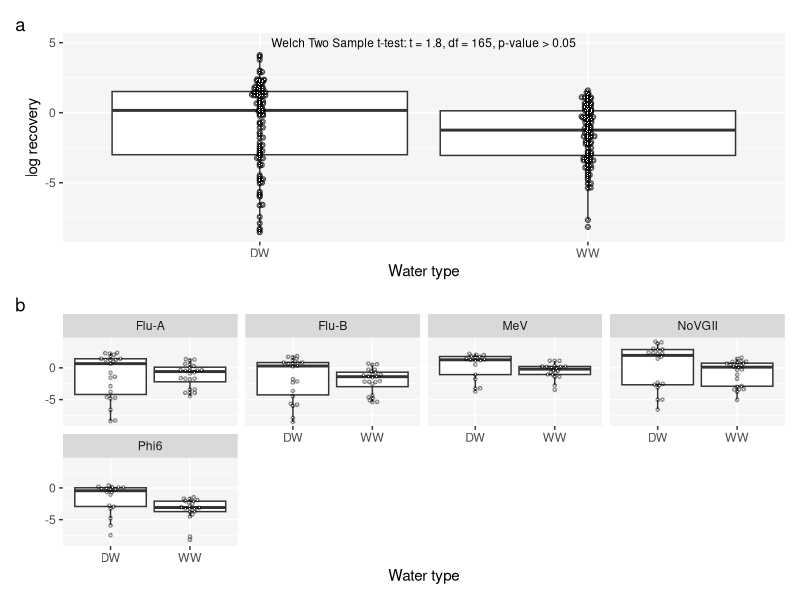
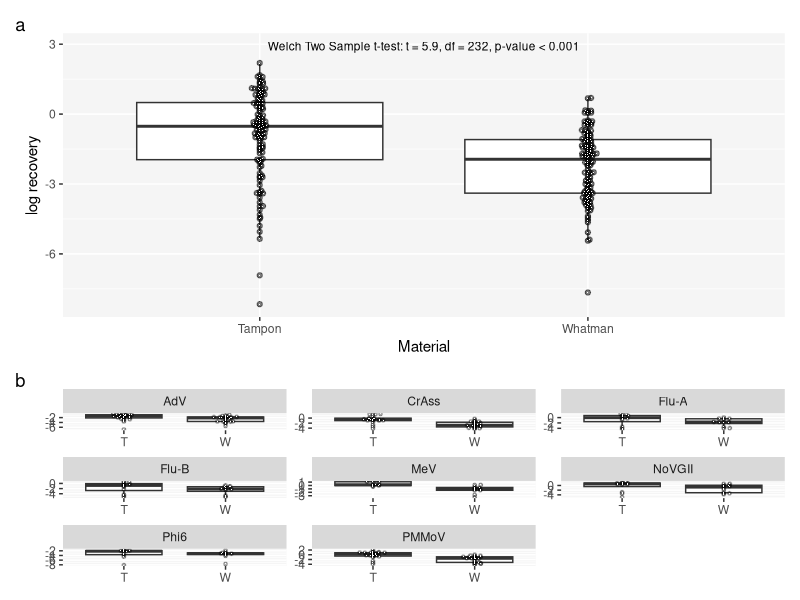

Write the R code that produced these figures, in order. (Note: this script raises an error after producing the figures.)
## ---- chunk 1
knitr::opts_chunk$set(echo = FALSE, warning = FALSE, message = FALSE, fig.height = 9, fig.width = 9)
## ---- chunk 2
library(tidyverse)
library(patchwork)
library(broom)
library(ggbeeswarm)

theme_set(theme_grey()+theme(panel.background = element_rect(fill = "grey96")))
## ---- chunk 3

#summarises mean, sd, se, ci for bar charts
mean_ci_summary <- function(data, groups, variable, log10 = FALSE){
  
  data <- data|>ungroup()
  
  for (i in 1:length(groups)) {
    
    data <- data|>
      group_by(.data[[ groups[i] ]], .add = TRUE)
    
  }
  
  if(log10 == TRUE){
    
    data|>
    mutate(varna = case_when(is.na(.data[[variable]]) | is.nan(.data[[variable]]) | is.infinite(.data[[variable]]) ~ as.integer(1),
                             TRUE ~ NA_integer_))|>
      summarise(mean = mean(log10(.data[[variable]]), na.rm = TRUE),
                sd = sd(log10(.data[[variable]]), na.rm = TRUE),
                n = n() - sum(varna, na.rm = TRUE))|>
      mutate(se = sd / sqrt(n),
             ci = se * qt(1 - 0.05 / 2, n-1))
    
  }else {
    
    data|>
      mutate(varna = case_when(is.na(.data[[variable]]) | is.nan(.data[[variable]]) | is.infinite(.data[[variable]]) ~ as.integer(1),
                             TRUE ~ NA_integer_))|>
      summarise(mean = mean(.data[[variable]], na.rm = TRUE),
                sd = sd(.data[[variable]], na.rm = TRUE),
                n = n()  - sum(varna, na.rm = TRUE))|>
      mutate(se = sd / sqrt(n),
             ci = se * qt(1 - 0.05 / 2, n-1))
    
  }
}

pvalue_fun <- function(p.value){
  if(is.na(p.value)){
    NA_character_
  }else if(p.value > 0.05){
    "> 0.05"
  }else if(p.value < 0.05 & p.value > 0.01){
    "< 0.05"
  }else if(p.value < 0.01 & p.value > 0.001){
    "< 0.01"
  }else if(p.value < 0.001){
    "< 0.001"
  }else {
    "something went wrong"
  }
}

pvalue_star <- function(p.value){
  if(is.na(p.value)){
    NA_character_
  }else if(p.value > 0.05){
    "."
  }else if(p.value < 0.05 & p.value > 0.01){
    "*"
  }else if(p.value < 0.01 & p.value > 0.001){
    "**"
  }else if(p.value < 0.001){
    "***"
  }else {
    "something went wrong"
  }
}

stat_paste_fun <- function(stat, log = FALSE){
  if(log != TRUE){
  stat_paste <- paste0(str_remove_all(stat[["method"]][[1]], "\n\t"), ": ", 
         str_remove_all(names(stat[["statistic"]]), "Kruskal-Wallis "), " = ",
         round(stat[["statistic"]][[1]],1), ", ",
         if(length(stat[["parameter"]]) == 0)
         {""
         }else if(is.na(stat[["parameter"]])){
           ""
         }else if(length(stat[["parameter"]]) > 0){
           paste0("df = ", round(stat[["parameter"]], 0), ", ")
         } ,
         "p-value ",  pvalue_fun(stat[["p.value"]]))
  }else{
  stat_paste <- paste0(str_remove_all(stat[["method"]][[1]], "\n\t"), " (log y): ", 
           str_remove_all(names(stat[["statistic"]]), "Kruskal-Wallis "), " = ",
           round(stat[["statistic"]][[1]],1), ", ",
           if(length(stat[["parameter"]]) == 0)
           {""
           }else if(is.na(stat[["parameter"]])){
             ""
           }else if(length(stat[["parameter"]]) > 0){
             paste0("df = ", round(stat[["parameter"]], 0), ", ")
           } ,
           "p-value ",  pvalue_fun(stat[["p.value"]]))
  }
  
 stat_paste2 <- str_replace(stat_paste, "One-way analysis of means [(]not assuming equal variances[])]", "Welch ANOVA")
  
  return(stat_paste2)
}

paste_anova_fun <- function(anova, log = FALSE){
  
  if(log != TRUE){
  paste0("ANOVA: ", "F value = ", round((anova$`F value`)[1], 2), ", ", "p-value ", pvalue_fun(anova$`Pr(>F)`[1]))
  }else {
    paste0("ANOVA (log y): ", "F value = ", round((anova$`F value`)[1], 2), ", ", "p-value ", pvalue_fun(anova$`Pr(>F)`[1])) 
  }
}

lmR2adj <- function(lm){
  
  R2 <- 1-((sum(residuals(lm)^2))/
             (sum((lm$model[[1]] - mean(lm$model[[1]]))^2)))
  
  1- ((1 - R2) * (length(lm$model[[1]] ) - 1)/
                 (length(lm$model[[1]] ) - length(lm$coefficients) - 1))
}

lmR2 <- function(lm){
  
  1-((sum(residuals(lm)^2))/
             (sum((lm$model[[1]] - mean(lm$model[[1]]))^2)))
}

glmR2 <- function(glm, adj = FALSE){
  
  residuals <- glm[["y"]] - glm[["fitted.values"]]
  
  R2 <- 1-((sum(residuals^2))/
             (sum((glm$model[[1]] - mean(glm$model[[1]]))^2)))
  
  if(adj != TRUE){
    
  return(R2)
    
  }else {
    
    1- ((1 - R2) * (length(glm$model[[1]] ) - 1)/
                 (length(glm$model[[1]] ) - length(glm$coefficients) - 1))
  }
}



pairwise_diff_comps <- function(pairwise_pv_matrix){
  
  pairwise_diff <- as_tibble(pairwise_pv_matrix, rownames = "vars")|>
  pivot_longer(2:last_col(), names_to = "var.y", values_to = "p.value")|>
  na.omit()|>
  filter(p.value < 0.05)|>
  select(1,2)|>
  unite("comp", c(1,2), sep = " ~ ")
  
  comp_diffs <- ""
  
  for (i in 1:nrow(pairwise_diff)) {
    
    if(i == nrow(pairwise_diff)){
      comp_diffs <- paste0(c(comp_diffs, pairwise_diff[[i,1]]), collapse = ", and ")
    }else if(i != 1){
      comp_diffs <- paste0(c(comp_diffs, pairwise_diff[[i,1]]), collapse = ", ")
    }else{
      comp_diffs <- pairwise_diff[[i,1]]
    }
    
  }
  
  return(comp_diffs)
}

plot_assumptions <- function(model, obs, bins = 30){
        #create tibble for use in ggplot of model assumptions
        df <- tibble(
                observations = obs,
                fitted = fitted(model),
                residuals = resid(model),
                standardised_residuals = sqrt(resid(model)^2),
                RMSresiduals = sqrt(mean(resid(model)^2)))
        
        
        a <- ggplot(df, aes(fitted, residuals))+
                geom_point()+
                geom_abline(aes(slope = 0, intercept = 0))
                #labs(title = "Heteroscedasticity", subtitle = "Check trends not captured by model")
        
        b <- ggplot(df, aes(residuals))+
                geom_histogram(bins = bins)
        
        c <- ggplot(df, aes(sample = residuals))+
                geom_qq()+
                geom_qq_line()#+
                #labs(title = "Quantile-quantile plot", subtitle = "check normality of residuals")
        
        d <- ggplot(df, aes(observations, fitted))+
                geom_point()+
                geom_abline()#+
                #labs(subtitle = "Check accuracy of model across whole dataset")
        
        plot <- a+b+c+d+plot_layout(ncol = 2, nrow = 2)+plot_annotation(tag_levels = "a")
        return(plot)
} 

## ---- chunk 4

data <- read_csv("recovery_data.csv")

virus_char <- read_csv("virus_characteristics.csv")|>
  pivot_longer(2:12, names_to = "virus", values_to = "value")|>
  pivot_wider(names_from = "...1", values_from = "value")


clean <- data|>
  select(-Sample_code)|>
  rename("method" = Method, "spike" = Spike,
         "water_type" = Water_type, "material" = Material,
         "replicate" = Replicate)|>
  pivot_longer(cols = contains("rec"), names_to = "virus", values_to = "rec")|>
  mutate(virus = str_remove_all(virus, "_recoveries"))|>
  mutate(rec = case_when((spike == "U" & virus %in% c("SARS", "Phi6", "NoVGII", "Flu-A", "Flu-B") ) ~ NA_real_,
                         spike == "S" & water_type == "DW" & virus %in% c("AdV", "PMMoV", "CrAss") ~ NA_real_,
                         TRUE ~ rec),
         rec = rec * 100)|>
  left_join(virus_char, by = "virus")|>
  mutate(rec = case_when(round(rec,6) <= 0 ~ NA_real_,
                        TRUE ~ round(rec,6)),
         shape = factor(shape),
         water_type = factor(water_type),
         enveloped = factor(enveloped),
         size_nm = as.double(size_nm),
         method = factor(method),
         genome = factor(genome),
         samples_spiked = str_replace_all(samples_spiked, c("yes" = "S",
                                                            "no" = "U")),
         virus = str_replace_all(virus, c("SARS" = "SARS-CoV-2")))|>
  na.omit()


## ---- chunk 5

notes <- (tibble(estimate.x = "p-value: < 0.001 [***]; < 0.01 [**]; < 0.05 [*]; > 0.05 [.]"))
## ---- chunk 6
ww_all <- clean|>
  filter(water_type == "WW")|>
  mutate(material = str_replace_all(material, c("W" = "Whatman paper",
                                                "T" = "Tampon")),
        material = paste0(material, " WW"),
         virus = str_replace_all(virus, c("SARS-CoV-2" = "SARS")))|>
  ggplot(aes(y = rec, x =method))+
  geom_beeswarm(cex = 2)+
  geom_beeswarm(cex = 2, size = 0.1, colour = "white")+
  scale_y_continuous(sec.axis = sec_axis( trans=~.*1, name="Virus", labels = NULL, breaks = NULL))+
  facet_grid(samples_spiked + virus ~ material, scale = "free", space = "free_x")+
  labs(x = "Concentration method", y = "Recovery (%)")

dw_all <- clean|>
  filter(water_type == "DW", samples_spiked == "S")|>
  mutate(material = str_replace_all(material, c("W" = "Whatman paper",
                                                "T" = "Tampon")),
        material = paste0(material, " DW"),
         virus = str_replace_all(virus, c("SARS-CoV-2" = "SARS")))|>
  ggplot(aes(y = rec, x =method))+
  geom_beeswarm(cex = 2)+
  geom_beeswarm(cex = 2, size = 0.1, colour = "white")+
  scale_y_continuous(sec.axis = sec_axis( trans=~.*1, name="Virus", labels = NULL, breaks = NULL))+
  facet_grid(samples_spiked + virus ~ material, scale = "free", space = "free_x")+
  labs(x = "Concentration method", y = "Recovery (%)")

WWDW_all <- (ww_all + theme(axis.title.x = element_blank())) / dw_all + plot_layout(heights = c(1.1, 0.8))
## ---- chunk 7
wt_comp <- clean|>
  filter(spike == "S" & samples_spiked == "S",
         virus != "MNV")

wt_comp_t.t <- tibble(label = stat_paste_fun(t.test(log(rec) ~ water_type, data = wt_comp), log = FALSE),
       row = 1)

f <- var.test(log(rec) ~ water_type, data = wt_comp)

Figure1 <- (wt_comp|>
  mutate(row = row_number())|>
  left_join(wt_comp_t.t, by = "row")|>
  ggplot(aes(water_type, log(rec)))+
  geom_boxplot(width = 2, outlier.alpha = 0)+
  geom_beeswarm(cex = 0.5, alpha = 0.5)+
    geom_beeswarm(cex = 0.5, shape = ".", colour = "white")+
  geom_text(aes(x = 1.5, y = max(log(rec)) + (0.07 * (max(log(rec)) - min(log(rec)))),
                label = label), size = 3)+
  labs(x = "Water type",
       y = "log recovery")) +
  
  (wt_comp|>
  ggplot(aes(water_type, log(rec)))+
  geom_boxplot(width = 2, outlier.alpha = 0)+
  geom_beeswarm(alpha = 0.3, cex = 3, size = 1)+
    geom_beeswarm(cex = 3, shape = ".", colour = "white")+
  facet_wrap(~virus, ncol = 4)+
  labs(x = "Water type",
       y = "log recovery") +
  theme(axis.title.y = element_blank())) +
  
  plot_layout(widths = c(1.3, 0.7), nrow = 2, ncol = 1) +
    plot_annotation(tag_levels = "a")
  
## ---- chunk 8
Figure1
## ---- chunk 9
clean_ww <- clean|>
  filter(water_type == "WW")

f <- var.test(log(rec) ~ material, data = clean_ww)

material_comp_t.t <- tibble(label = stat_paste_fun(t.test(log(rec) ~ material, data = clean_ww), log = FALSE),
       row = 1)

fig2a <- clean_ww|>
  mutate(row = row_number(),
         material = str_replace_all(material, c("W" = "Whatman",
                                                "T" = "Tampon")))|>
  left_join(material_comp_t.t, by = "row")|>
  ggplot(aes(material, log(rec)))+
  geom_boxplot(outlier.alpha = 0)+
  geom_beeswarm(cex = 0.5, alpha = 0.5)+
  geom_beeswarm(cex = 0.5, shape = ".", colour = "white")+
  geom_text(aes(x = 1.5, y = max(log(rec)) + (0.07 * (max(log(rec)) - min(log(rec)))),
                label = label), size = 3)+
  labs(x = "Material",
       y = "log recovery")
  
fig2b <- clean_ww|>
  ggplot(aes(material, log(rec)))+
  geom_boxplot(outlier.alpha = 0)+
  geom_beeswarm(alpha = 0.3, cex = 3, size = 1)+
  geom_beeswarm(shape = ".", cex = 3, colour = "white")+
  facet_wrap(~virus, scales = "free")+
  labs(x = "Material",
       y = "log recovery (%)")+
  theme(axis.title = element_blank()) 

fig2 <- fig2a/ fig2b + plot_layout( heights = c(1.3, 0.7)) + plot_annotation(tag_levels = "a")

## ---- chunk 10
fig2
## ---- chunk 11

clean_ww_t <- clean_ww|>
  filter(material == "T")

f <- var.test(log(rec) ~ method, data = filter(clean_ww_t, method %in% c("D", "N")))

lm_meth <- lm(log(rec) ~ method, data = clean_ww_t)

meth_comp_aov <- tibble(label = stat_paste_fun(oneway.test(log(rec) ~ method, data = clean_ww_t), log = FALSE)[1],
                       row = 1)

meth_pairwise.t.test <- pairwise.t.test(log(clean_ww_t$rec), as.factor(clean_ww_t$method), pool.sd = FALSE)[["p.value"]]|>
  as_tibble(rownames = "varx")|>
  pivot_longer(2:4, names_to = "vary", values_to = "p.v")

fig3a <- clean_ww_t|>
  mutate(method = str_replace_all(method, c(
                                            "P" = "PBS-PEG (P)",
                                            "N" = "No elution PEG (N)",
                                            "BE" = "BE-PEG (BE)",
                                            "D" = "Direct extraction (D)")),
         method = fct_reorder(method, rec),
         row = row_number())|>
  left_join(meth_comp_aov, by = "row")|>
  ggplot(aes(method, log(rec)))+
  geom_boxplot(outlier.alpha = 0)+
  geom_beeswarm(cex = 0.5, alpha = 0.5)+
  geom_beeswarm(cex = 0.5, shape = ".", colour = "white")+
  geom_text(aes(x = 2.5, y = max(log(rec)) + (0.07 * (max(log(rec)) - min(log(rec)))),
                label = label), size = 3)+
  labs(x = "Concentration method",
       y = "log recovery") 
  
fig3b <- clean_ww_t|>
  mutate(method = fct_reorder(str_replace_all(method, c("Amicon" = "Ami",
                                                        "BE-PEG" = "BE-P")), rec))|>
  ggplot(aes(method, log(rec)))+
  geom_boxplot(outlier.alpha = 0)+
  geom_beeswarm(alpha = 0.3, cex = 3, size = 1)+
  geom_beeswarm(shape = ".", cex = 3, colour = "white")+
  facet_wrap(~virus, scale = "free")+
  labs(x = "Concentration method",
       y = "log recovery (%)") 
  
fig3c <- meth_pairwise.t.test|>
  rowwise()|>
  mutate(p.v = pvalue_star(p.v),
         varx = str_replace_all(varx, c("Amicon" = "Ami",
                                          "BE-PEG" = "BE-P")),
         vary = str_replace_all(vary, c("Amicon" = "Ami",
                                          "BE-PEG" = "BE-P")))|>
  ggplot(aes(varx, vary))+
  geom_tile(fill = "grey97", colour = "white")+
  geom_text(aes(label = p.v))+
  xlab("Method")+
  theme(axis.title.y = element_blank())

fig3 <- fig3a / (fig3b + (fig3c/ plot_spacer()) + plot_layout(widths = c(1.35, 0.25))) + plot_layout(heights = c(1.3, 0.7), nrow = 2, ncol = 1) + plot_annotation(tag_levels = "a")
  

## ---- chunk 12
fig3
## ---- chunk 13

virus_char_ww <- clean_ww_t|>
  mutate(row = row_number(),
         shape = paste0(shape, "-", genome))


## ---- chunk 14
enveloped.t.test <- tibble(label = stat_paste_fun(t.test(log(rec) ~ enveloped, virus_char_ww), log = FALSE),
                           row = 1)

enveloped <- virus_char_ww|>
  mutate(row = row_number(),
         enveloped = str_replace_all(enveloped, c("no" = "Non-enveloped",
                                                 "yes" = "Enveloped")))|>
  left_join(enveloped.t.test, by = "row")|>
  ggplot(aes(enveloped, log(rec)))+
  geom_boxplot(outlier.alpha = 0)+
  geom_beeswarm(alpha = 0.5)+
  geom_beeswarm(shape = ".", colour = "white")+
  geom_text(aes(x = 1.5, y = max(log(rec)) + (0.07 * (max(log(rec)) - min(log(rec)))),
                label = label), size = 3)+
  labs(x = "Virus enveloped",
       y = "log recovery")

enveloped_virus <- virus_char_ww|>
  mutate(enveloped = str_replace_all(enveloped, c("no" = "Non-enveloped",
                                                 "yes" = "Enveloped")))|>
  ggplot(aes(virus, log(rec)))+
  geom_boxplot(outlier.alpha = 0)+
  geom_beeswarm(alpha = 0.5)+
  geom_beeswarm(shape = ".", colour = "white")+
  facet_wrap(~enveloped, scales = "free_x")+
  labs(x = "Virus enveloped",
       y = "log recovery")


fig_envelope <- enveloped / enveloped_virus + plot_layout(heights = c(1.3, 0.7), nrow = 2) + plot_annotation(tag_levels = "a")

## ---- chunk 15
fig_envelope
## ---- chunk 16
WWDW_all
## ---- chunk 17
wt_comp|>
  ggplot(aes(sample = log(rec)))+
  geom_qq()+
  geom_qq_line()+
  facet_wrap(~water_type, scales = "free")+
  labs(y = "log recovery",
       x = "theoretical")
## ---- chunk 18
clean_ww|>
  ggplot(aes(sample = log(rec)))+
  geom_qq()+
  geom_qq_line()+
  facet_wrap(~material, scales = "free")+
  labs(y = "log recovery",
       x = "theoretical")
## ---- chunk 19
clean_ww_t|>
  ggplot(aes(sample = log(rec)))+
  geom_qq()+
  geom_qq_line()+
  facet_wrap(~method, scales = "free")+
  labs(y = "log recovery",
       x = "theoretical")
## ---- chunk 20
virus_char_ww|>
  mutate(enveloped = str_replace_all(enveloped, c("no" = "Non-enveloped",
                                                 "yes" = "Enveloped")))|>
  ggplot(aes(sample = log(rec)))+
  geom_qq()+
  geom_qq_line()+
  facet_wrap(~enveloped, scales = "free")+
  labs(y = "log recovery",
       x = "theoretical")
